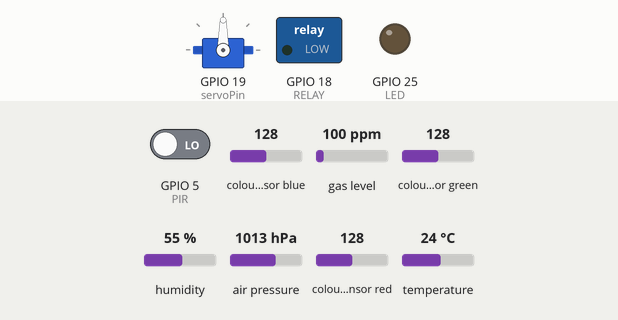
A program run on a simulated ESP32. Parts: servo, switched loads named in the program (green lamp = pin HIGH), output pins drawn as LEDs (lit = HIGH). Inputs (shaded band) come from the test bench; at power-on: GPIO 5 (PIR) LOW, colour sensor blue 128, gas level 100 ppm, colour sensor green 128, humidity 55 %, air pressure 1013 hPa, colour sensor red 128, temperature 24 °C. What the program prints to the serial monitor is not drawn.

Above: at 6.1 s.
6.2 s: GPIO 5 (PIR) driven HIGH
At 7.2 s:
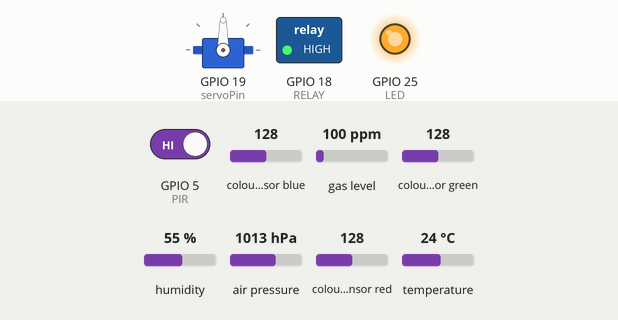
At 7.56 s:
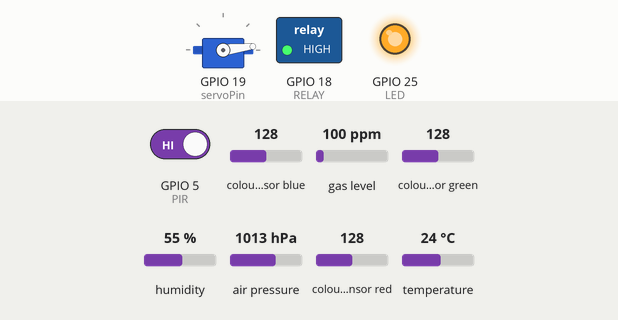
10.3 s: GPIO 5 (PIR) driven LOW
At 17.2 s:
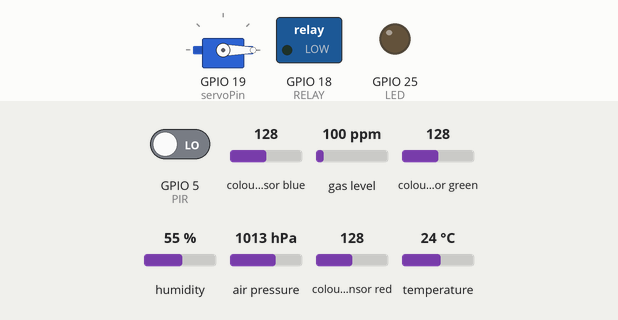
Timing chart, 0 to 18.7 s (numbered marks = the images above; inputs shaded):
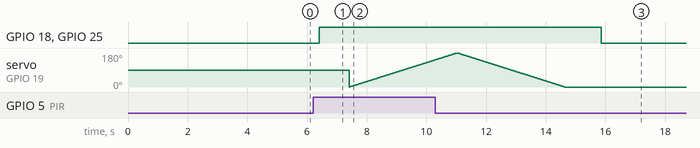

Measured:
- after the input at 6.2 s, GPIO 18 (RELAY), GPIO 25 (LED): LOW → HIGH after 0.21 s
- after the input at 10.3 s, GPIO 18 (RELAY), GPIO 25 (LED): HIGH → LOW after 5.6 s; servo on GPIO 19 (servoPin): goes on until 14.6 s, then stays 0°

The program:

main.cpp
```cpp
//group 1
//Solmaz Hashemzadeh
//Jonathan Combs

#include <Arduino.h>
#include <Servo.h>
#include <Adafruit_BME680.h>
#include "Adafruit_APDS9960.h"
Adafruit_APDS9960 apds;

#define LED   25
#define PIR   5
#define RELAY 18
#define SERVO 19
#define SPEED 115200
#define SCL   22
#define SDA   21

#define BME_SCK 22
#define BME_MISO 21
#define BME_MOSI 21
#define BME_CS 21
#define BME_SDU 21

static const int servoPin = 19;

Adafruit_BME680 bme; //I2C

Servo servo1;

void setup() {
  pinMode(LED,OUTPUT);
  pinMode(PIR,INPUT);
  pinMode(RELAY,OUTPUT);
  Serial.begin(SPEED);
  servo1.attach(servoPin);

  if(!bme.begin()){
    Serial.println("failed to initialize device! Please check your wiring.");
  }

  // Set up oversampling and filter initialization
  bme.setTemperatureOversampling(BME680_OS_8X);
  bme.setHumidityOversampling(BME680_OS_2X);
  bme.setPressureOversampling(BME680_OS_4X);
  bme.setIIRFilterSize(BME680_FILTER_SIZE_3);
  bme.setGasHeater(320, 150); // 320*C for 150 ms

  if(!apds.begin()){
    Serial.println("failed to initialize device! Please check your wiring.");
  }
  apds.enableColor(true);
}


void loop(){

  bool motion = digitalRead(PIR); //   Read the PIR
  if(motion){
    digitalWrite(LED,HIGH);    // Turns on the LED
    digitalWrite(RELAY,HIGH);
    delay(1000);
    for(int posDegrees = 0; posDegrees <= 180; posDegrees++) {
        servo1.write(posDegrees);
        delay(20);
    }
    for(int posDegrees = 180; posDegrees >= 0; posDegrees--) {
        servo1.write(posDegrees);
        delay(20);
    }
  }else{
    digitalWrite(LED,LOW);
    digitalWrite(RELAY,LOW);
    delay(2000);
  }
  if (! bme.performReading()) {
    Serial.println("Failed to perform reading :(");
    return;
  }

  Serial.print("Temperature = ");
  Serial.print(bme.temperature);
  Serial.println(" *C");

  Serial.print("Pressure = ");
  Serial.print(bme.pressure / 100.0);
  Serial.println(" hPa");

  Serial.print("Humidity = ");
  Serial.print(bme.humidity);
  Serial.println(" %");

  Serial.print("Gas = ");
  Serial.print(bme.gas_resistance / 1000.0);
  Serial.println(" KOhms");

  Serial.println();


  //create some variables to store the color data in
  uint16_t r, g, b, c;

  //wait for color data to be ready
  while(!apds.colorDataReady()){
    delay(5);
  }

  //get the data and print the different channels
  apds.getColorData(&r, &g, &b, &c);
  Serial.print("red: ");
  Serial.print(r);

  Serial.print(" green: ");
  Serial.print(g);

  Serial.print(" blue: ");
  Serial.print(b);

  Serial.print(" clear: ");
  Serial.println(c);
  Serial.println();
  delay(1000);

}
```
